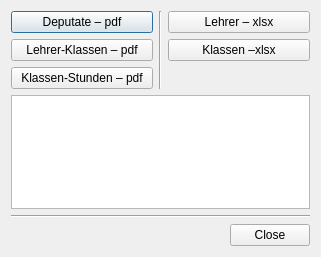
<?xml version="1.0" encoding="UTF-8"?>
<ui version="4.0">
 <class>Dialog</class>
 <widget class="QDialog" name="Dialog">
  <property name="geometry">
   <rect>
    <x>0</x>
    <y>0</y>
    <width>321</width>
    <height>257</height>
   </rect>
  </property>
  <property name="windowTitle">
   <string>Dialog</string>
  </property>
  <layout class="QVBoxLayout" name="verticalLayout_3">
   <item>
    <layout class="QHBoxLayout" name="horizontalLayout">
     <item>
      <layout class="QVBoxLayout" name="verticalLayout">
       <item>
        <widget class="QPushButton" name="pb_pay">
         <property name="text">
          <string>Deputate – pdf</string>
         </property>
        </widget>
       </item>
       <item>
        <widget class="QPushButton" name="pb_teachers">
         <property name="text">
          <string>Lehrer-Klassen – pdf</string>
         </property>
        </widget>
       </item>
       <item>
        <widget class="QPushButton" name="pb_classes">
         <property name="text">
          <string>Klassen-Stunden – pdf</string>
         </property>
        </widget>
       </item>
      </layout>
     </item>
     <item>
      <widget class="Line" name="line_2">
       <property name="orientation">
        <enum>Qt::Vertical</enum>
       </property>
      </widget>
     </item>
     <item>
      <layout class="QVBoxLayout" name="verticalLayout_2">
       <item>
        <widget class="QPushButton" name="pb_teachers_xlsx">
         <property name="text">
          <string>Lehrer – xlsx</string>
         </property>
        </widget>
       </item>
       <item>
        <widget class="QPushButton" name="pb_classes_xlsx">
         <property name="text">
          <string>Klassen –xlsx</string>
         </property>
        </widget>
       </item>
       <item>
        <spacer name="verticalSpacer">
         <property name="orientation">
          <enum>Qt::Vertical</enum>
         </property>
         <property name="sizeHint" stdset="0">
          <size>
           <width>20</width>
           <height>40</height>
          </size>
         </property>
        </spacer>
       </item>
      </layout>
     </item>
    </layout>
   </item>
   <item>
    <widget class="QPlainTextEdit" name="output_box">
     <property name="readOnly">
      <bool>true</bool>
     </property>
    </widget>
   </item>
   <item>
    <widget class="Line" name="line">
     <property name="orientation">
      <enum>Qt::Horizontal</enum>
     </property>
    </widget>
   </item>
   <item>
    <widget class="QDialogButtonBox" name="buttonBox">
     <property name="orientation">
      <enum>Qt::Horizontal</enum>
     </property>
     <property name="standardButtons">
      <set>QDialogButtonBox::Close</set>
     </property>
    </widget>
   </item>
  </layout>
 </widget>
 <resources/>
 <connections>
  <connection>
   <sender>buttonBox</sender>
   <signal>accepted()</signal>
   <receiver>Dialog</receiver>
   <slot>accept()</slot>
   <hints>
    <hint type="sourcelabel">
     <x>248</x>
     <y>254</y>
    </hint>
    <hint type="destinationlabel">
     <x>157</x>
     <y>274</y>
    </hint>
   </hints>
  </connection>
  <connection>
   <sender>buttonBox</sender>
   <signal>rejected()</signal>
   <receiver>Dialog</receiver>
   <slot>reject()</slot>
   <hints>
    <hint type="sourcelabel">
     <x>316</x>
     <y>260</y>
    </hint>
    <hint type="destinationlabel">
     <x>286</x>
     <y>274</y>
    </hint>
   </hints>
  </connection>
 </connections>
</ui>
